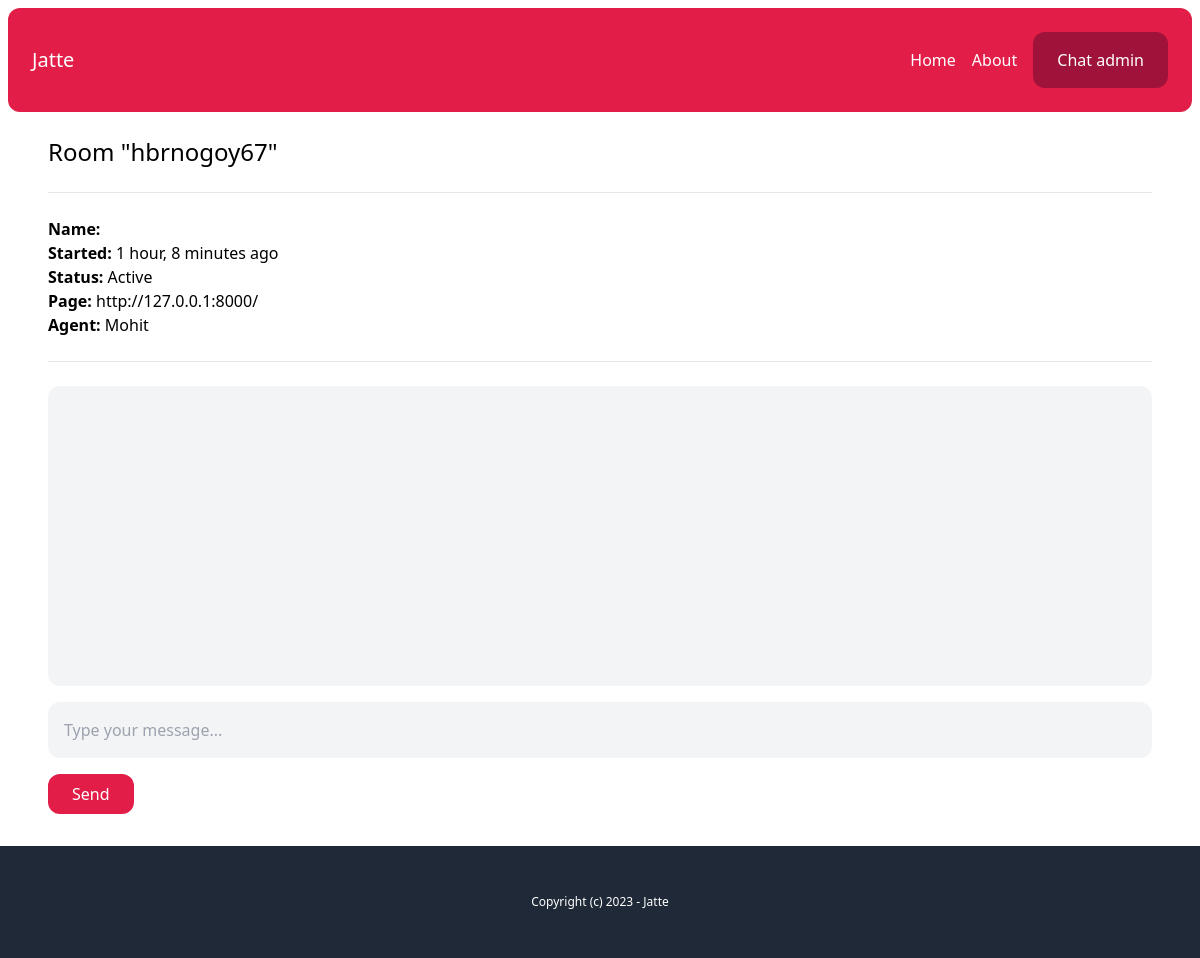
Screenshot of /chat-admin/hbrnogoy67/ (signed in) with the database file from the repository.
### chat/models.py (models this page shows, shortened)
class Room(models.Model):
    WAITING = 'waiting'
    ACTIVE = 'active'
    CLOSED = 'closed'
    CHOICES_STATUS = (
        (WAITING, 'Waiting'),
        (ACTIVE, 'Active'),
        (CLOSED, 'Closed'),
    )
    uuid = models.CharField(max_length=255)
    client = models.CharField(max_length=255)
    agent = models.ForeignKey(User, related_name='rooms', blank=True, null=True, on_delete=models.SET_NULL)
    messages = models.ManyToManyField(Message, blank=True)
    url = models.CharField(max_length=255, blank=True, null=True)
    status = models.CharField(max_length=20, choices=CHOICES_STATUS, default=WAITING)
    created_at = models.DateTimeField(auto_now_add=True)
    class Meta:
        ordering = ('-created_at',)

### account/models.py (models this page shows)
class User(AbstractBaseUser, PermissionsMixin):
    AGENT = 'agent'
    MANAGER = 'manager'
    ROLES_CHOICES = (
        (AGENT, 'Agent'),
        (MANAGER, 'Manager'),
    )
    id = models.UUIDField(primary_key=True, default=uuid.uuid4, editable=False)
    email = models.EmailField(unique=True)
    name = models.CharField(max_length=255, blank=True, default='')
    role = models.CharField(max_length=20, choices=ROLES_CHOICES, default=AGENT)
    is_active = models.BooleanField(default=True)
    is_superuser = models.BooleanField(default=False)
    is_staff = models.BooleanField(default=False)
    date_joined = models.DateTimeField(default=timezone.now)
    last_login = models.DateTimeField(blank=True, null=True)
    objects = CustomUserManager()
    USERNAME_FIELD = 'email'
    EMAIL_FIELD = 'email'
    REQUIRED_FIELDS = ['name']

### chat/views.py (the view)
# urls.py: path('chat-admin/<str:uuid>/', views.room , name = 'room'),
@login_required
def room(request, uuid):
    room = Room.objects.get(uuid=uuid)
    if room.status == Room.WAITING:
        room.status = Room.ACTIVE
        room.agent = request.user
        room.save()
    return render(request, 'chat/room.html', {
        'room': room
    })

### chat/templates/chat/room.html (shortened to what this page needs)
{% extends 'core/base.html' %}
{% load static chatextras %}
{% block content %}
    <h1 class="text-2xl">Room "{{ room.uuid }}"</h1>
    <hr class="my-6">
    <p class="mb-6">
        <b>Name: </b>{{ room.client }}<br>
        <b>Started: </b>{{ room.created_at|timesince }} ago<br>
        <b>Status: </b>{{ room.get_status_display }}<br>
        <b>Page: </b>{{ room.url }}<br>
        <b>Agent: </b>{% firstof room.agent.name 'None yet...' %}
    </p>
    <hr class="mb-6">
    <div id="chat_log" class="mb-4 p-4 bg-gray-100 rounded-xl h-[300px] overflow-scroll flex flex-col flex-grow">
    </div>
    {% if room.status == 'active' %}
        <input type="text" name="body" id="chat_message_input" class="w-full mb-4 p-4 bg-gray-100 rounded-xl" placeholder="Type your message...">
        <button id="chat_message_submit" class="py-2 px-6 bg-rose-600 text-white rounded-xl">Send</button>
    {% endif %}
{% endblock %}

### rows the page displays
Room: uuid "hbrnogoy67", created_at "1 hour, 8 minutes", status "Active", url "http://127.0.0.1:8000/", agent.name "Mohit"
